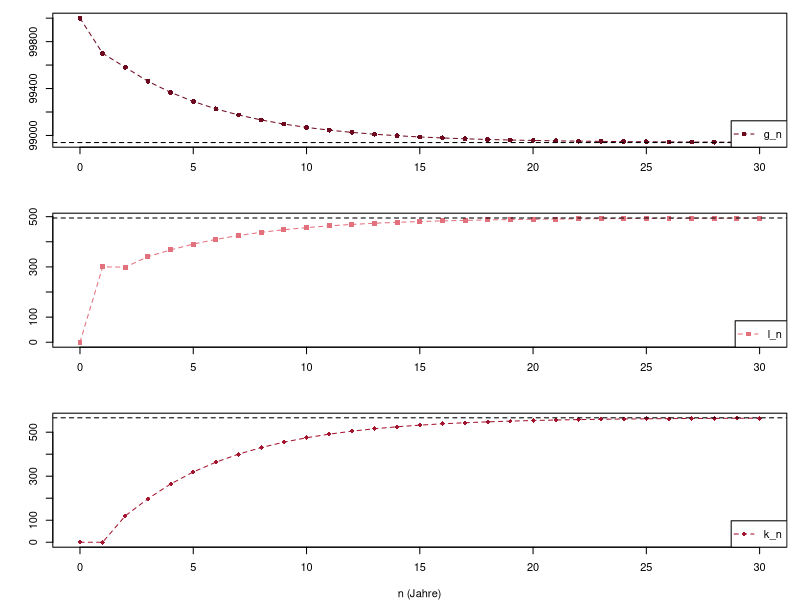

This figure's R source:
# Abb. 2.11: Krankheitsverlauf mit stationärem Zustand (Buch, Abschnitt 2.3, Gl. 2.8)
# Der stationäre Zustand x* = A x* ist ein Eigenvektor zum Eigenwert 1, skaliert auf 100000 Personen
# (c) 2026 Philipp Kügler · Programm zum Buch „Dynamische Systeme in den Lebenswissenschaften“ · MIT-Lizenz (siehe LICENSE)
A <- matrix(c(0.997, 0.6, 0,
              0.003, 0,   0.35,
              0,     0.4, 0.65), nrow = 3, byrow = TRUE)
ev <- eigen(A)
cat("Eigenwerte:", sprintf("%.4f", sort(Re(ev$values))), "\n")
i1 <- which.min(abs(ev$values - 1))
v <- Re(ev$vectors[, i1])                # Eigenvektor zum Eigenwert 1
xs <- v / sum(v) * 100000
cat(sprintf("stationärer Zustand x* = (%.0f, %.0f, %.0f)\n", xs[1], xs[2], xs[3]))

N <- 30
X <- matrix(0, 3, N + 1); X[, 1] <- c(100000, 0, 0)
for (k in 1:N) X[, k + 1] <- A %*% X[, k]

namen <- c("g_n", "l_n", "k_n")
farben <- c(rgb(0.43, 0.04, 0.12), rgb(0.89, 0.44, 0.49), rgb(0.64, 0.08, 0.18)); zeichen <- c(16, 15, 18)
par(mfrow = c(3, 1), mar = c(4, 4, 1, 1))
for (i in 1:3) {
  plot(0:N, X[i, ], type = "o", lty = 2, pch = zeichen[i], col = farben[i], xlab = if (i == 3) "n (Jahre)" else "", ylab = "")
  abline(h = xs[i], lty = 2)
  legend("bottomright", legend = namen[i], col = farben[i], pch = zeichen[i], lty = 2)
}
